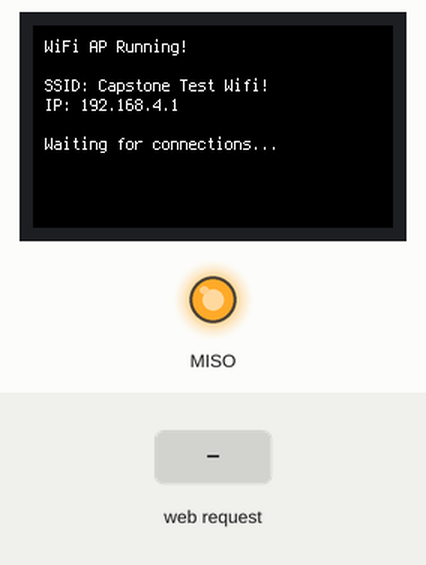
Bench run of a program on a simulated CircuitPython board. On the bench: 240×135 colour display, output pins drawn as LEDs (lit = HIGH). The test bench sets the inputs (shaded band). The clock reads 2024-03-15 10:24:30 at power-on unless the program sets it; the board's own WiFi access point starts at once.

Above: at 3.7 s.
3.8 s: HTTP request GET / received
At 4.7 s:
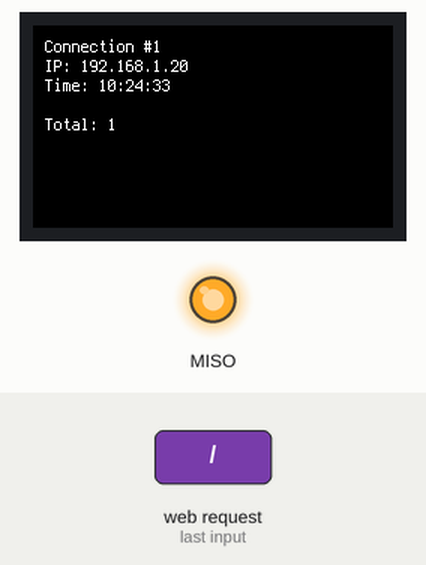
5.3 s: HTTP request GET / received
At 6.2 s:
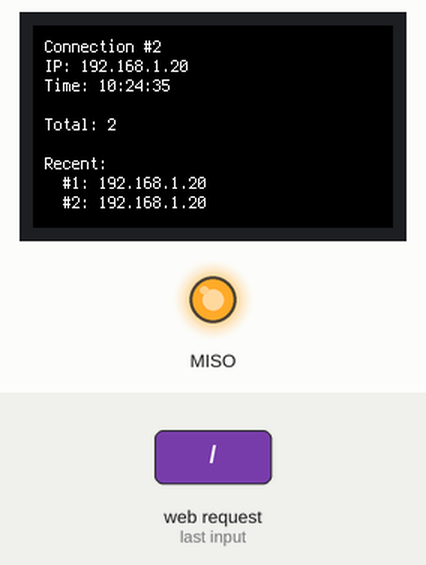
6.8 s: HTTP request GET / received
At 7.7 s:
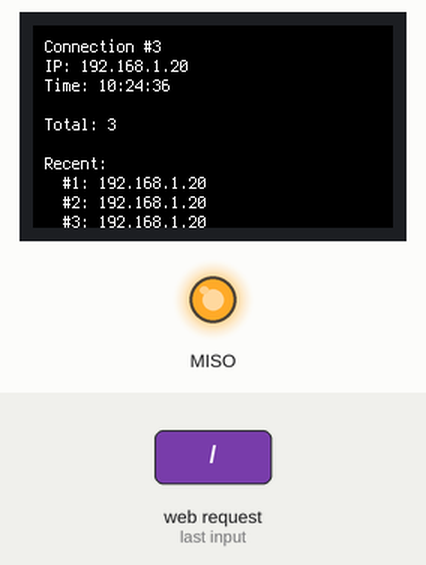
Timing chart, 0 to 9.8 s (numbered marks = the images above; inputs shaded):
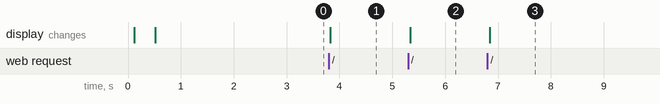

Measured:
- after the input at 3.8 s, the display: changes at once (image 1)
- after the input at 5.3 s, the display: changes at once (image 2)
- after the input at 6.8 s, the display: changes after 0.05 s (image 3)

The program:

WifiMonitor.py
```python
# Feather ESP32-S3 Reverse TFT — WiFi AP Connection Monitor
# Shows connection information on the TFT display

import time
import board
import displayio
import terminalio
import digitalio
from adafruit_display_text import label
import wifi
import socketpool

# Use the WiFi radio singleton
radio = wifi.radio

# ---------- CONFIG ----------
SSID = "Capstone Test Wifi!"
PASSWORD = "aaron123"   # ≥8 chars
ROTATION = 0              # 0/90/180/270
TEXT_COLOR = 0xFFFFFF
BG_COLOR = 0x000000
SCALE = 1                 # text size multiplier
PADDING = 8                # px margin around text
# ---------------------------

# Initialize TFT display
tft_power = digitalio.DigitalInOut(board.TFT_I2C_POWER)
tft_power.switch_to_output(value=True)
time.sleep(0.1)

display = board.DISPLAY
display.rotation = ROTATION
if hasattr(display, "brightness") and display.brightness is not None:
    try:
        display.brightness = 1.0
    except Exception:
        pass

# Root group + background
root = displayio.Group()
display.root_group = root

bg_bitmap = displayio.Bitmap(display.width, display.height, 1)
bg_palette = displayio.Palette(1)
bg_palette[0] = BG_COLOR
bg = displayio.TileGrid(bg_bitmap, pixel_shader=bg_palette)
root.append(bg)

# Text label
text_label = label.Label(
    terminalio.FONT,
    text="Starting...",
    color=TEXT_COLOR,
    line_spacing=1.1,
)
text_label.anchor_point = (0, 0)
text_label.anchored_position = (PADDING, PADDING)
root.append(text_label)

def show_lines(lines):
    """Display multiple lines of text on the TFT"""
    text_label.text = "\n".join(lines)
    text_label.scale = SCALE

# Show startup message
show_lines([
    "Starting WiFi...",
    "",
    "Please wait..."
])

# Start WiFi AP
if PASSWORD:
    radio.start_ap(SSID, PASSWORD)
else:
    radio.start_ap(SSID)
time.sleep(0.4)
ip = str(radio.ipv4_address_ap)

# Show WiFi AP info
show_lines([
    "WiFi AP Running!",
    "",
    f"SSID: {SSID}",
    f"IP: {ip}",
    "",
    "Waiting for connections..."
])
time.sleep(2)

# Setup simple HTTP server
pool = socketpool.SocketPool(radio)
srv = pool.socket(pool.AF_INET, pool.SOCK_STREAM)
srv.settimeout(0)
srv.setsockopt(pool.SOL_SOCKET, pool.SO_REUSEADDR, 1)
srv.bind(("0.0.0.0", 80))
srv.listen(5)

# Simple response
SIMPLE_RESPONSE = """HTTP/1.1 200 OK\r
Content-Type: text/plain\r
Connection: close\r
Content-Length: 17\r
\r
Connected!
"""

connection_count = 0
connection_history = []

# Main loop
while True:
    try:
        client, addr = srv.accept()
        connection_count += 1
        ip_str = str(addr[0]) if addr else "unknown"
        timestamp = time.localtime()
        time_str = f"{timestamp.tm_hour:02d}:{timestamp.tm_min:02d}:{timestamp.tm_sec:02d}"

        # Add to history (keep last 10)
        connection_history.append({
            "num": connection_count,
            "ip": ip_str,
            "time": time_str
        })
        if len(connection_history) > 10:
            connection_history.pop(0)

        # Show connection info on TFT
        display_lines = [
            f"Connection #{connection_count}",
            f"IP: {ip_str}",
            f"Time: {time_str}",
            "",
            "Total: " + str(connection_count),
            ""
        ]

        # Show recent connections (last 3)
        if len(connection_history) > 1:
            display_lines.append("Recent:")
            for conn in connection_history[-3:]:
                display_lines.append(f"  #{conn['num']}: {conn['ip']}")

        show_lines(display_lines)

        # Small delay to let client send data
        time.sleep(0.05)

    except Exception as accept_err:
        time.sleep(0.05)
        continue

    try:
        client.settimeout(1.0)

        # Simple read
        req = b""
        for _ in range(5):
            try:
                data = client.recv(1024)
                if data:
                    req += data
                    if b"\r\n\r\n" in req:
                        break
                    time.sleep(0.01)
                else:
                    break
            except:
                break

        # Send simple response
        try:
            client.send(SIMPLE_RESPONSE.encode("utf-8"))
        except:
            pass

    except Exception:
        pass
    finally:
        try:
            client.close()
        except Exception:
            pass
```
